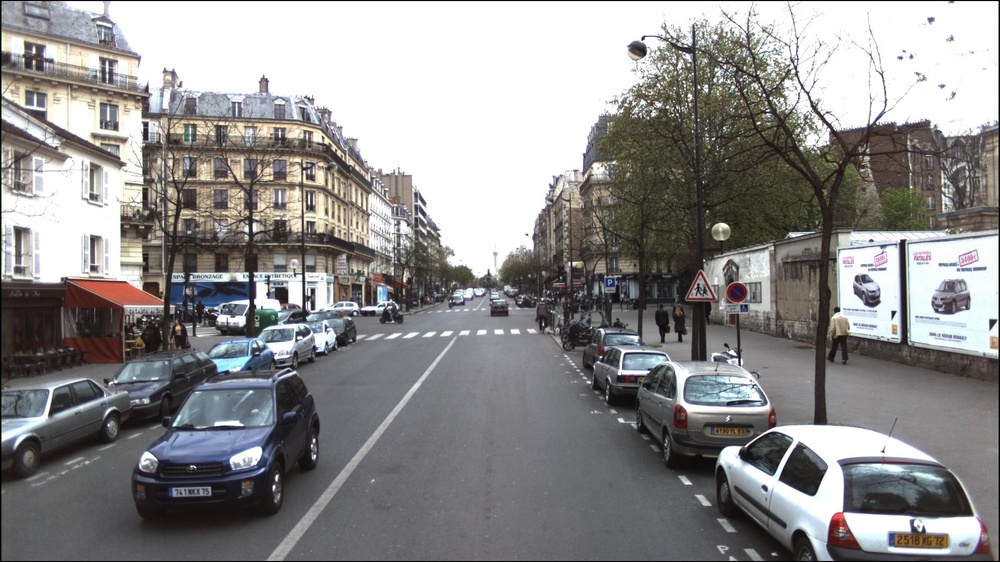
%> input picture data/paris.jpg, 1000 x 562 px, shrunk from 1920 x 1080 before the run
$ octave circleTest.m   (GNU Octave 9; MATLAB toolbox functions it lacks are replaced by stand-ins)
%> lines starting %> are read from the running program, lines starting %| are printed output that depends on the picture
close all
clc
I=imread('paris.jpg');
%> I is the input picture: size 562x1000x3 uint8; mean R, G, B 142.3, 140.9, 140.8
imshow(I);
[centers, radii, metric] = imfindcircles(I,[5 10], 'ObjectPolarity','dark', ...
          'Sensitivity',0.92);
%> centers = 43 rows, first 12: [738 293.2; 638.4 50.61; 800 537.4; 872.9 299.4; 862.8 282.1; 691.9 396.3; 747.4 454.9; 20.4 270.6; 693.9 384.1; 839.1 523; 943.3 306.1; 115.1 418.2]; radii = 43 values, max 10 at index 19, min 5 at index 32, mean 7.41; metric = 43 values, max 0.294 at index 1, min 0.00203 at index 43, mean 0.101

viscircles(centers,radii);
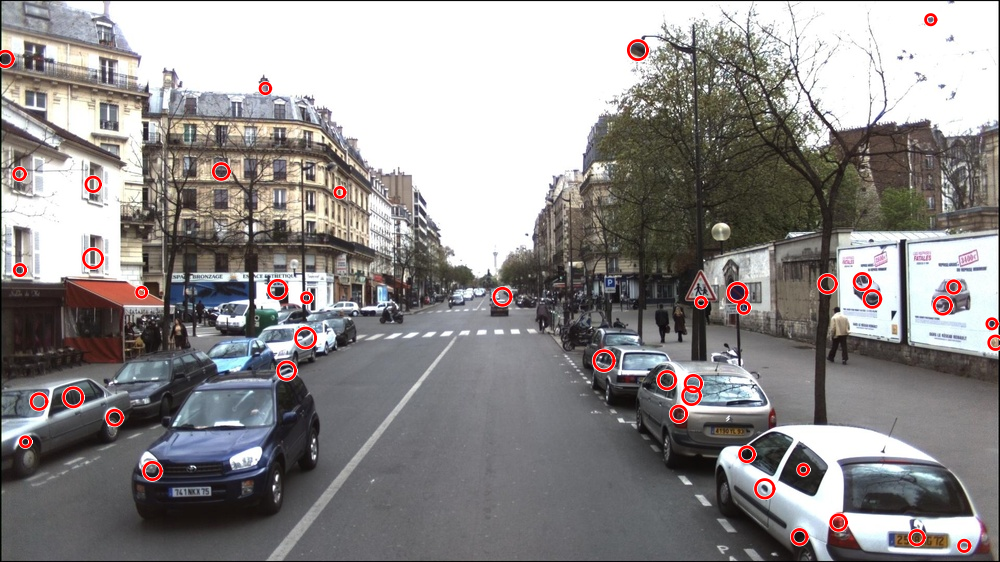
%> figure redrawn from the program's plot data

$ run again, with data/CarreBleu.jpg copied over data/paris.jpg
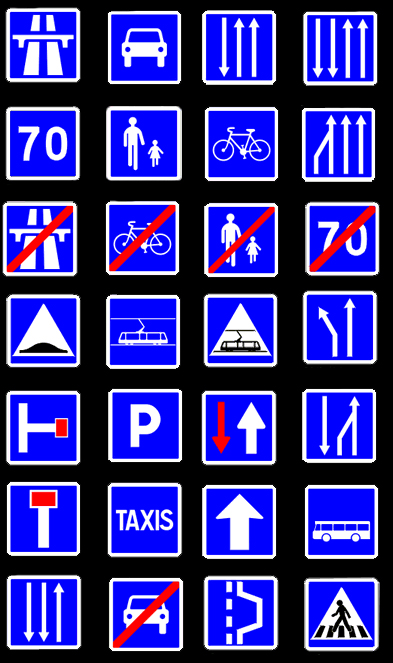
%> input picture data/CarreBleu.jpg, 393 x 663 px
%> I is the input picture: size 663x393x3 uint8; mean R, G, B 55.5, 51, 142.2
%> centers = 26 rows, first 12: [223.5 151.2; 260.5 151; 161.5 245; 144.9 419.9; 124 244.3; 356.1 241.1; 144.8 37.71; 342.3 623; 57 144; 341 48.54; 341.7 525.2; 145 521.2]; radii = 26 values, max 9.47 at index 19, min 5 at index 18, mean 6.26; metric = 26 values, max 0.311 at index 1, min 0 at index 25, mean 0.0947
%> `viscircles(centers,radii);`:
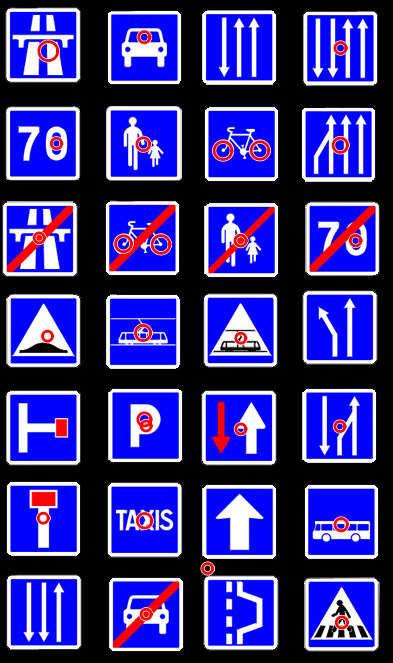
%> figure redrawn from the program's plot data
